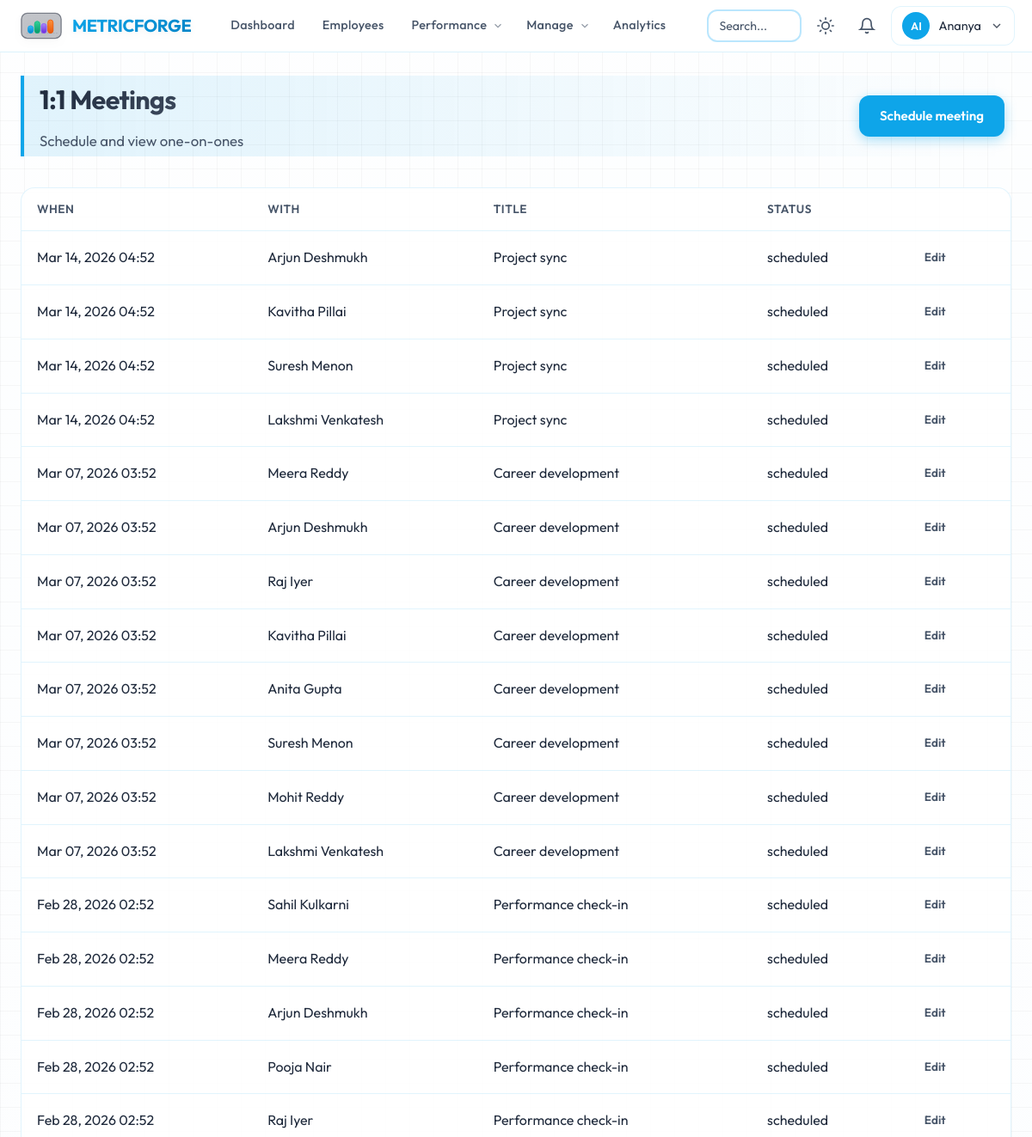
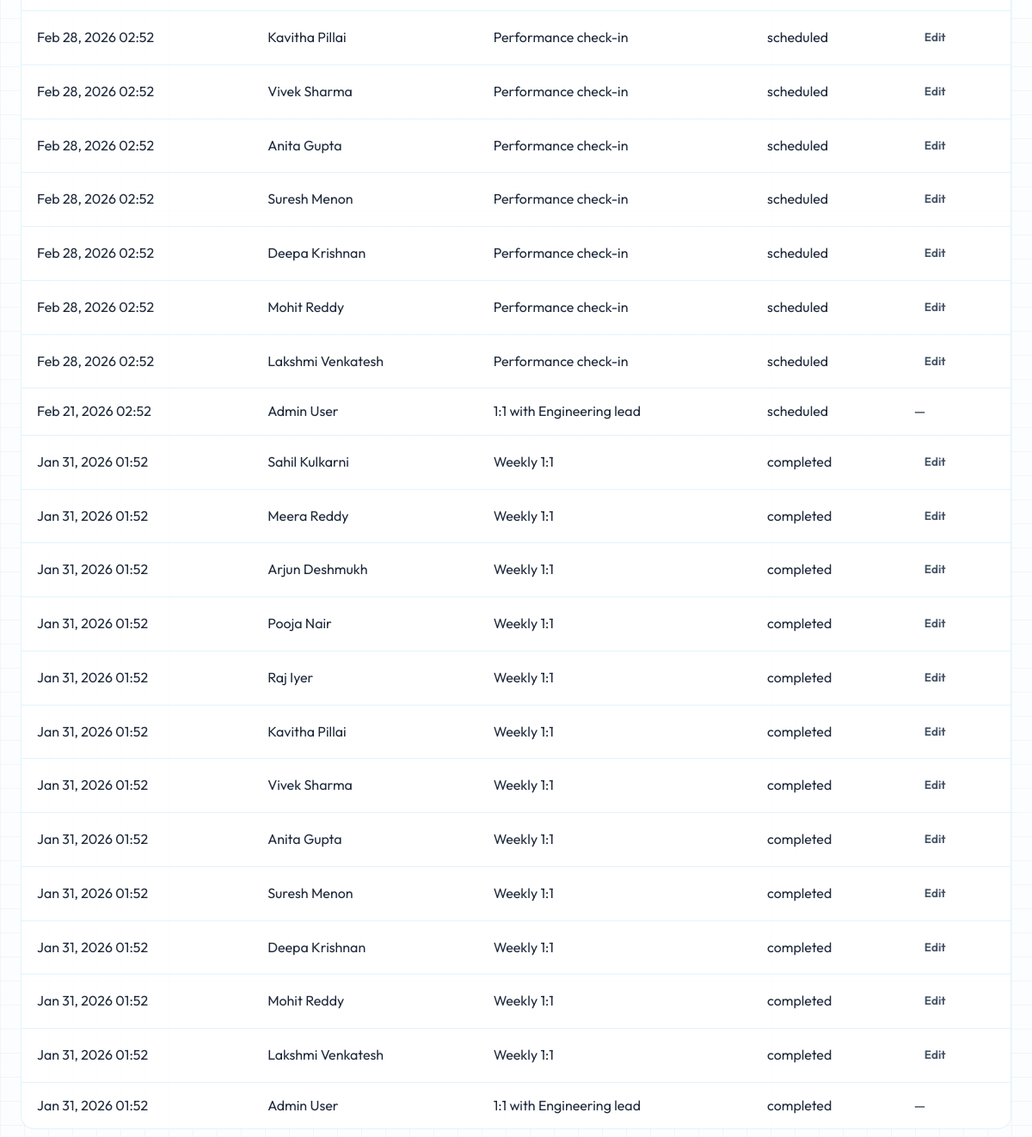
/meetings/ (signed in), run on the app's committed database (2 pictures, top to bottom).
### app/models/user.py (models this page shows, shortened)
class User(UserMixin, db.Model):
    __tablename__ = "users"
    id = db.Column(db.Integer, primary_key=True)
    email = db.Column(db.String(120), unique=True, nullable=False, index=True)
    username = db.Column(db.String(80), unique=True, nullable=False, index=True)
    password_hash = db.Column(db.String(256), nullable=False)
    first_name = db.Column(db.String(80), nullable=False)
    last_name = db.Column(db.String(80), nullable=False)
    avatar_url = db.Column(db.String(256), nullable=True)
    role = db.Column(db.String(20), nullable=False, default=Role.EMPLOYEE)
    department_id = db.Column(db.Integer, db.ForeignKey("departments.id"), nullable=True)
    manager_id = db.Column(db.Integer, db.ForeignKey("users.id"), nullable=True)
    job_title = db.Column(db.String(120), nullable=True)
    phone = db.Column(db.String(24), nullable=True)
    is_active = db.Column(db.Boolean, default=True, nullable=False)
    created_at = db.Column(db.DateTime, default=datetime.utcnow)
    updated_at = db.Column(db.DateTime, default=datetime.utcnow, onupdate=datetime.utcnow)
    last_login = db.Column(db.DateTime, nullable=True)
    department = db.relationship("Department", foreign_keys=[department_id], backref=db.backref("members", lazy="dynamic"))
    manager = db.relationship("User", remote_side=[id], backref=db.backref("direct_reports", lazy="dynamic"))
    @property
    def full_name(self):
        return f"{self.first_name} {self.last_name}"
    def is_admin(self):
        return self.role == Role.ADMIN
    def is_manager(self):
        return self.role in (Role.ADMIN, Role.MANAGER)

### app/models/meeting.py (models this page shows)
class Meeting(db.Model):
    __tablename__ = "meetings"
    id = db.Column(db.Integer, primary_key=True)
    employee_id = db.Column(db.Integer, db.ForeignKey("users.id"), nullable=False)
    manager_id = db.Column(db.Integer, db.ForeignKey("users.id"), nullable=False)
    scheduled_at = db.Column(db.DateTime, nullable=False)
    duration_minutes = db.Column(db.Integer, default=30)
    title = db.Column(db.String(200), nullable=True)
    agenda = db.Column(db.Text, nullable=True)
    notes = db.Column(db.Text, nullable=True)
    status = db.Column(db.String(20), default="scheduled")  # scheduled, completed, cancelled
    created_at = db.Column(db.DateTime, default=datetime.utcnow)
    updated_at = db.Column(db.DateTime, default=datetime.utcnow, onupdate=datetime.utcnow)
    employee = db.relationship("User", foreign_keys=[employee_id])
    manager = db.relationship("User", foreign_keys=[manager_id])

### app/routes/meetings.py (the view)
@meetings_bp.route("/")
@login_required
def index():
    meetings = (
        Meeting.query.filter(
            (Meeting.employee_id == current_user.id) | (Meeting.manager_id == current_user.id),
        )
        .order_by(Meeting.scheduled_at.desc())
        .all()
    )
    return render_template("meetings/index.html", meetings=meetings)

### app/utils/performance.py (called while the page is built)
def _clamp(value: Optional[float], minimum: float = 0.0, maximum: float = 100.0) -> Optional[float]:
    if value is None:
        return None
    return max(minimum, min(maximum, float(value)))

def compute_user_latest_score(
    user_id: int,
    months: int = 3,
    start_date: Optional[datetime] = None,
    end_date: Optional[datetime] = None,
) -> Optional[float]:
    from datetime import timedelta
    if end_date is None:
        end_date = datetime.utcnow()
    if start_date is None:
        start_date = end_date - timedelta(days=months * 31)
    series = compute_user_performance_series(
        user_id=user_id,
        start_date=start_date,
        end_date=end_date,
        max_points=months,
    )
    if not series:
        return None
    scores = [s for _, s in series]
    return round(sum(scores) / len(scores), 1)

### app/utils/rankings.py (called while the page is built)
def get_employees_with_scores(
    department_id: Optional[int] = None,
    months: int = RANKING_MONTHS,
) -> List[Tuple[User, float]]:
    query = User.query.filter(
        User.role == Role.EMPLOYEE,
        User.is_active.is_(True),
        User.department_id.isnot(None),
    )
    if department_id is not None:
        query = query.filter(User.department_id == department_id)
    users = query.all()
    result = []
    for u in users:
        score = compute_user_latest_score(u.id, months=months)
        result.append((u, score if score is not None else 0.0))
    result.sort(key=lambda x: x[1], reverse=True)
    return result

def get_overall_top_performers(
    top_n: int = 3,
    months: int = RANKING_MONTHS,
) -> List[Tuple[User, float]]:
    return get_employees_with_scores(department_id=None, months=months)[:top_n]

### app/templates/meetings/index.html (shortened to what this page needs)
{% extends "base.html" %}
{% block content %}
<div class="page-header reveal">
    <div class="flex justify-between align-center flex-wrap gap-2">
        <div>
            <h1 class="page-title">1:1 Meetings</h1>
            <p class="page-subtitle">Schedule and view one-on-ones</p>
        </div>
        {% if current_user.is_manager() %}
        <a href="{{ url_for('meetings.create') }}" class="btn btn-primary">Schedule meeting</a>
        {% endif %}
    </div>
</div>
<div class="table-wrap reveal">
    <table class="table">
        <thead>
            <tr>
                <th>When</th>
                <th>With</th>
                <th>Title</th>
                <th>Status</th>
                <th></th>
            </tr>
        </thead>
        <tbody>
            {% for m in meetings %}
            <tr>
                <td>{{ m.scheduled_at.strftime('%b %d, %Y %H:%M') }}</td>
                <td>{% if m.employee_id == current_user.id %}{{ m.manager.full_name }}{% else %}{{ m.employee.full_name }}{% endif %}</td>
                <td>{{ m.title or '—' }}</td>
                <td><span class="badge status-{{ m.status }}">{{ m.status }}</span></td>
                <td>{% if m.manager_id == current_user.id %}<a href="{{ url_for('meetings.edit', meeting_id=m.id) }}" class="btn btn-ghost btn-sm">Edit</a>{% else %}—{% endif %}</td>
            </tr>
            {% endfor %}
        </tbody>
    </table>
</div>
{% endblock %}

### app/templates/base.html (shortened to what this page needs)
<!DOCTYPE html>
<html lang="en" data-theme="light">
<head>
    <link rel="stylesheet" href="{{ url_for('static', filename='css/main.css') }}">
</head>
<body class="page-wrap">
    {% if current_user.is_authenticated %}
    <header class="main-header">
        <div class="header-inner">
            <a href="{{ url_for('dashboard.home') }}" class="logo logo-bar-graph" id="main-logo" role="button" aria-label="MetricForge home">
                <span class="logo-text">MetricForge</span>
            </a>
            <nav class="main-nav" aria-label="Main">
                <a href="{{ url_for('dashboard.home') }}" class="nav-link" data-tooltip="Overview, goals &amp; activity">Dashboard</a>
                <a href="{{ url_for('employees.index') }}" class="nav-link" data-tooltip="Browse team members">Employees</a>
                <div class="nav-item-dropdown">
                    <a href="#" class="nav-link nav-dropdown-trigger" onclick="return false;">
                        Performance
                        <svg class="chevron-icon" viewBox="0 0 24 24" fill="none" stroke="currentColor" stroke-width="2"><polyline points="6 9 12 15 18 9"/></svg>
                    </a>
                </div>
                {% if current_user.is_manager() or current_user.is_admin() %}
                <div class="nav-item-dropdown">
                    <a href="#" class="nav-link nav-dropdown-trigger" onclick="return false;">
                        Manage
                        <svg class="chevron-icon" viewBox="0 0 24 24" fill="none" stroke="currentColor" stroke-width="2"><polyline points="6 9 12 15 18 9"/></svg>
                    </a>
                </div>
                {% endif %}
                <a href="{{ url_for('analytics.index') }}" class="nav-link" data-tooltip="Org analytics">Analytics</a>
            </nav>
            <div class="header-actions">
                <div class="search-wrap">
                    <input type="search" id="global-search" class="search-input" placeholder="Search..." autocomplete="off">
                </div>
                <button type="button" class="btn-icon theme-toggle" id="theme-toggle" aria-label="Toggle theme">
                    <svg class="icon-sun" viewBox="0 0 24 24" fill="none" stroke="currentColor" stroke-width="2" stroke-linecap="round"><circle cx="12" cy="12" r="5"/><path d="M12 1v2M12 21v2M4.22 4.22l1.42 1.42M18.36 18.36l1.42 1.42M1 12h2M21 12h2M4.22 19.78l1.42-1.42M18.36 5.64l1.42-1.42"/></svg>
                </button>
                <a href="{{ url_for('notifications.index') }}" class="btn-icon notif-link" aria-label="Notifications">
                    <svg viewBox="0 0 24 24" fill="none" stroke="currentColor" stroke-width="2" stroke-linecap="round"><path d="M18 8A6 6 0 0 0 6 8c0 7-3 9-3 9h18s-3-2-3-9"/><path d="M13.73 21a2 2 0 0 1-3.46 0"/></svg>
                </a>
                <div class="user-menu-wrap">
                    <button type="button" class="user-menu-btn" id="user-menu-btn" aria-expanded="false">
                        {% if current_user.avatar_url %}
                        <img src="{{ url_for('static', filename=current_user.avatar_url) }}" alt="" class="avatar-sm">
                        {% else %}
                        <span class="avatar-placeholder">{{ (current_user.first_name[0] + current_user.last_name[0])|upper }}</span>
                        {% endif %}
                        <span class="user-name">{{ current_user.first_name }}</span>
                        <svg class="chevron-icon" viewBox="0 0 24 24" fill="none" stroke="currentColor" stroke-width="2"><polyline points="6 9 12 15 18 9"/></svg>
                    </button>
                </div>
            </div>
        </div>
    </header>
    <main class="main-content">
        {% block content %}{% endblock %}
    </main>
    {% endif %}
</body>
</html>

### data on the page
User: first_name+last_name "AI", first_name "Ananya"
Meeting: scheduled_at "Mar 14, 2026 04:52", employee.full_name "Arjun Deshmukh", title "Project sync", status "scheduled"
Meeting: scheduled_at "Mar 14, 2026 04:52", employee.full_name "Kavitha Pillai", title "Project sync", status "scheduled"
Meeting: scheduled_at "Mar 14, 2026 04:52", employee.full_name "Suresh Menon", title "Project sync", status "scheduled"
Meeting: scheduled_at "Mar 14, 2026 04:52", employee.full_name "Lakshmi Venkatesh", title "Project sync", status "scheduled"
Meeting: scheduled_at "Mar 07, 2026 03:52", employee.full_name "Meera Reddy", title "Career development", status "scheduled"
Meeting: scheduled_at "Mar 07, 2026 03:52", employee.full_name "Arjun Deshmukh", title "Career development", status "scheduled"
Meeting: scheduled_at "Mar 07, 2026 03:52", employee.full_name "Raj Iyer", title "Career development", status "scheduled"
Meeting: scheduled_at "Mar 07, 2026 03:52", employee.full_name "Kavitha Pillai", title "Career development", status "scheduled"
Meeting: scheduled_at "Mar 07, 2026 03:52", employee.full_name "Anita Gupta", title "Career development", status "scheduled"
Meeting: scheduled_at "Mar 07, 2026 03:52", employee.full_name "Suresh Menon", title "Career development", status "scheduled"
Meeting: scheduled_at "Mar 07, 2026 03:52", employee.full_name "Mohit Reddy", title "Career development", status "scheduled"
Meeting: scheduled_at "Mar 07, 2026 03:52", employee.full_name "Lakshmi Venkatesh", title "Career development", status "scheduled"
Meeting: scheduled_at "Feb 28, 2026 02:52", employee.full_name "Sahil Kulkarni", title "Performance check-in", status "scheduled"
Meeting: scheduled_at "Feb 28, 2026 02:52", employee.full_name "Meera Reddy", title "Performance check-in", status "scheduled"
Meeting: scheduled_at "Feb 28, 2026 02:52", employee.full_name "Arjun Deshmukh", title "Performance check-in", status "scheduled"
Meeting: scheduled_at "Feb 28, 2026 02:52", employee.full_name "Pooja Nair", title "Performance check-in", status "scheduled"
Meeting: scheduled_at "Feb 28, 2026 02:52", employee.full_name "Raj Iyer", title "Performance check-in", status "scheduled"
Meeting: scheduled_at "Feb 28, 2026 02:52", employee.full_name "Kavitha Pillai", title "Performance check-in", status "scheduled"
Meeting: scheduled_at "Feb 28, 2026 02:52", employee.full_name "Vivek Sharma", title "Performance check-in", status "scheduled"
Meeting: scheduled_at "Feb 28, 2026 02:52", employee.full_name "Anita Gupta", title "Performance check-in", status "scheduled"
Meeting: scheduled_at "Feb 28, 2026 02:52", employee.full_name "Suresh Menon", title "Performance check-in", status "scheduled"
Meeting: scheduled_at "Feb 28, 2026 02:52", employee.full_name "Deepa Krishnan", title "Performance check-in", status "scheduled"
Meeting: scheduled_at "Feb 28, 2026 02:52", employee.full_name "Mohit Reddy", title "Performance check-in", status "scheduled"
Meeting: scheduled_at "Feb 28, 2026 02:52", employee.full_name "Lakshmi Venkatesh", title "Performance check-in", status "scheduled"
Meeting: scheduled_at "Feb 21, 2026 02:52", manager.full_name "Admin User", title "1:1 with Engineering lead", status "scheduled"
Meeting: scheduled_at "Jan 31, 2026 01:52", employee.full_name "Sahil Kulkarni", title "Weekly 1:1", status "completed"
Meeting: scheduled_at "Jan 31, 2026 01:52", employee.full_name "Meera Reddy", title "Weekly 1:1", status "completed"
Meeting: scheduled_at "Jan 31, 2026 01:52", employee.full_name "Arjun Deshmukh", title "Weekly 1:1", status "completed"
Meeting: scheduled_at "Jan 31, 2026 01:52", employee.full_name "Pooja Nair", title "Weekly 1:1", status "completed"
Meeting: scheduled_at "Jan 31, 2026 01:52", employee.full_name "Raj Iyer", title "Weekly 1:1", status "completed"
Meeting: scheduled_at "Jan 31, 2026 01:52", employee.full_name "Kavitha Pillai", title "Weekly 1:1", status "completed"
Meeting: scheduled_at "Jan 31, 2026 01:52", employee.full_name "Vivek Sharma", title "Weekly 1:1", status "completed"
Meeting: scheduled_at "Jan 31, 2026 01:52", employee.full_name "Anita Gupta", title "Weekly 1:1", status "completed"
Meeting: scheduled_at "Jan 31, 2026 01:52", employee.full_name "Suresh Menon", title "Weekly 1:1", status "completed"
Meeting: scheduled_at "Jan 31, 2026 01:52", employee.full_name "Deepa Krishnan", title "Weekly 1:1", status "completed"
Meeting: scheduled_at "Jan 31, 2026 01:52", employee.full_name "Mohit Reddy", title "Weekly 1:1", status "completed"
Meeting: scheduled_at "Jan 31, 2026 01:52", employee.full_name "Lakshmi Venkatesh", title "Weekly 1:1", status "completed"
Meeting: scheduled_at "Jan 31, 2026 01:52", manager.full_name "Admin User", title "1:1 with Engineering lead", status "completed"
